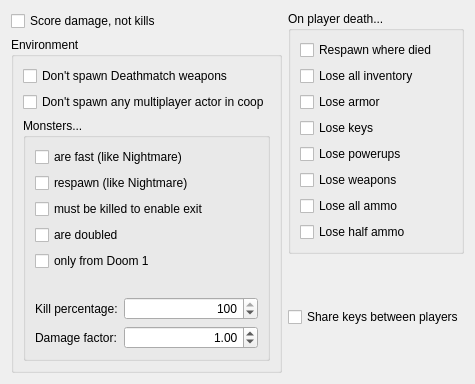
     <widget class="QWidget" name="tabCooperative">
      <attribute name="title">
       <string>Cooperative</string>
      </attribute>
      <layout class="QVBoxLayout" name="verticalLayout_26">
       <item>
        <layout class="QHBoxLayout" name="horizontalLayout_3">
         <item>
          <layout class="QVBoxLayout" name="verticalLayout_9">
           <item>
            <widget class="QCheckBox" name="cbScoreDamageNotKills">
             <property name="text">
              <string>Score damage, not kills</string>
             </property>
            </widget>
           </item>
           <item>
            <widget class="QGroupBox" name="groupBox_7">
             <property name="title">
              <string>Environment</string>
             </property>
             <layout class="QVBoxLayout" name="verticalLayout_11">
              <item>
               <widget class="QCheckBox" name="cbDontSpawnDeathmatchWeapons">
                <property name="text">
                 <string>Don't spawn Deathmatch weapons</string>
                </property>
               </widget>
              </item>
              <item>
               <widget class="QCheckBox" name="cbDontSpawnAnyMultiplayerItem">
                <property name="toolTip">
                 <string>Spawn map actors in coop as if the game was single player.</string>
                </property>
                <property name="text">
                 <string>Don't spawn any multiplayer actor in coop</string>
                </property>
               </widget>
              </item>
              <item>
               <widget class="QGroupBox" name="groupBox_9">
                <property name="title">
                 <string>Monsters...</string>
                </property>
                <layout class="QVBoxLayout" name="verticalLayout_12">
                 <item>
                  <widget class="QCheckBox" name="cbMonstersAreFast">
                   <property name="text">
                    <string>are fast (like Nightmare)</string>
                   </property>
                  </widget>
                 </item>
                 <item>
                  <widget class="QCheckBox" name="cbMonstersRespawn">
                   <property name="text">
                    <string>respawn (like Nightmare)</string>
                   </property>
                  </widget>
                 </item>
                 <item>
                  <widget class="QCheckBox" name="cbMonstersMustBeKilledToExit">
                   <property name="text">
                    <string>must be killed to enable exit</string>
                   </property>
                  </widget>
                 </item>
                 <item>
                  <widget class="QCheckBox" name="cbMonstersAreDoubled">
                   <property name="text">
                    <string>are doubled</string>
                   </property>
                  </widget>
                 </item>
                 <item>
                  <widget class="QCheckBox" name="cbMonstersNotFromDoom2">
                   <property name="text">
                    <string>only from Doom 1</string>
                   </property>
                  </widget>
                 </item>
                 <item>
                  <spacer name="verticalSpacer_10">
                   <property name="orientation">
                    <enum>Qt::Vertical</enum>
                   </property>
                   <property name="sizeType">
                    <enum>QSizePolicy::Expanding</enum>
                   </property>
                   <property name="sizeHint" stdset="0">
                    <size>
                     <width>20</width>
                     <height>20</height>
                    </size>
                   </property>
                  </spacer>
                 </item>
                 <item>
                  <layout class="QFormLayout" name="formLayout_3">
                   <item row="0" column="0">
                    <widget class="QLabel" name="label_9">
                     <property name="text">
                      <string>Kill percentage:</string>
                     </property>
                    </widget>
                   </item>
                   <item row="0" column="1">
                    <widget class="QSpinBox" name="spinMonsterKillPercentage">
                     <property name="alignment">
                      <set>Qt::AlignRight|Qt::AlignTrailing|Qt::AlignVCenter</set>
                     </property>
                     <property name="maximum">
                      <number>100</number>
                     </property>
                     <property name="value">
                      <number>100</number>
                     </property>
                    </widget>
                   </item>
                   <item row="1" column="0">
                    <widget class="QLabel" name="label_14">
                     <property name="toolTip">
                      <string>Multiplier of damage dealt by monsters.</string>
                     </property>
                     <property name="text">
                      <string>Damage factor:</string>
                     </property>
                    </widget>
                   </item>
                   <item row="1" column="1">
                    <widget class="QDoubleSpinBox" name="spinMonstersDamageFactor">
                     <property name="toolTip">
                      <string>&lt;html&gt;&lt;body&gt;&lt;p&gt;Multiplier of damage dealt by monsters.&lt;/p&gt;&lt;/body&gt;&lt;/html&gt;</string>
                     </property>
                     <property name="alignment">
                      <set>Qt::AlignRight|Qt::AlignTrailing|Qt::AlignVCenter</set>
                     </property>
                     <property name="maximum">
                      <double>999999.000000000000000</double>
                     </property>
                     <property name="singleStep">
                      <double>0.100000000000000</double>
                     </property>
                     <property name="value">
                      <double>1.000000000000000</double>
                     </property>
                    </widget>
                   </item>
                  </layout>
                 </item>
                </layout>
               </widget>
              </item>
             </layout>
            </widget>
           </item>
          </layout>
         </item>
         <item>
          <layout class="QVBoxLayout" name="verticalLayout_10">
           <item>
            <widget class="QGroupBox" name="groupBox_8">
             <property name="title">
              <string>On player death...</string>
             </property>
             <layout class="QVBoxLayout" name="verticalLayout_13">
              <item>
               <widget class="QCheckBox" name="cbRespawnWhereDied">
                <property name="text">
                 <string>Respawn where died</string>
                </property>
               </widget>
              </item>
              <item>
               <widget class="QCheckBox" name="cbLoseAllInventory">
                <property name="text">
                 <string>Lose all inventory</string>
                </property>
               </widget>
              </item>
              <item>
               <widget class="QCheckBox" name="cbLoseArmor">
                <property name="text">
                 <string>Lose armor</string>
                </property>
               </widget>
              </item>
              <item>
               <widget class="QCheckBox" name="cbLoseKeys">
                <property name="text">
                 <string>Lose keys</string>
                </property>
               </widget>
              </item>
              <item>
               <widget class="QCheckBox" name="cbLosePowerups">
                <property name="text">
                 <string>Lose powerups</string>
                </property>
               </widget>
              </item>
              <item>
               <widget class="QCheckBox" name="cbLoseWeapons">
                <property name="text">
                 <string>Lose weapons</string>
                </property>
               </widget>
              </item>
              <item>
               <widget class="QCheckBox" name="cbLoseAllAmmo">
                <property name="text">
                 <string>Lose all ammo</string>
                </property>
               </widget>
              </item>
              <item>
               <widget class="QCheckBox" name="cbLoseHalfAmmo">
                <property name="text">
                 <string>Lose half ammo</string>
                </property>
               </widget>
              </item>
             </layout>
            </widget>
           </item>
           <item>
            <spacer name="verticalSpacer_3">
             <property name="orientation">
              <enum>Qt::Vertical</enum>
             </property>
             <property name="sizeType">
              <enum>QSizePolicy::Expanding</enum>
             </property>
             <property name="sizeHint" stdset="0">
              <size>
               <width>20</width>
               <height>20</height>
              </size>
             </property>
            </spacer>
           </item>
           <item>
            <widget class="QCheckBox" name="cbShareKeys">
             <property name="text">
              <string>Share keys between players</string>
             </property>
            </widget>
           </item>
           <item>
            <spacer name="verticalSpacer_9">
             <property name="orientation">
              <enum>Qt::Vertical</enum>
             </property>
             <property name="sizeType">
              <enum>QSizePolicy::Expanding</enum>
             </property>
             <property name="sizeHint" stdset="0">
              <size>
               <width>20</width>
               <height>20</height>
              </size>
             </property>
            </spacer>
           </item>
          </layout>
         </item>
        </layout>
       </item>
      </layout>
     </widget>
